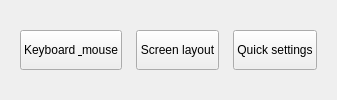
            <widget class="QWidget" name="homeTabs">
             <layout class="QHBoxLayout" name="tabsLayout">
              <property name="leftMargin">
               <number>0</number>
              </property>
              <property name="topMargin">
               <number>0</number>
              </property>
              <property name="rightMargin">
               <number>0</number>
              </property>
              <property name="bottomMargin">
               <number>0</number>
              </property>
              <property name="spacing">
               <number>14</number>
              </property>
              <item>
               <spacer name="tabsLeft">
                <property name="orientation">
                 <enum>Qt::Orientation::Horizontal</enum>
                </property>
                <property name="sizeHint" stdset="0">
                 <size>
                  <width>20</width>
                  <height>20</height>
                 </size>
                </property>
               </spacer>
              </item>
              <item>
               <widget class="QPushButton" name="btnSharingTab">
                <property name="text">
                 <string>Keyboard &amp; mouse</string>
                </property>
                <property name="autoDefault">
                 <bool>false</bool>
                </property>
                <property name="role" stdset="0">
                 <string notr="true">activePill</string>
                </property>
                <property name="minimumSize">
                 <size>
                  <width>0</width>
                  <height>40</height>
                 </size>
                </property>
               </widget>
              </item>
              <item>
               <widget class="QPushButton" name="btnLayoutTab">
                <property name="text">
                 <string>Screen layout</string>
                </property>
                <property name="autoDefault">
                 <bool>false</bool>
                </property>
                <property name="role" stdset="0">
                 <string notr="true">pill</string>
                </property>
                <property name="minimumSize">
                 <size>
                  <width>0</width>
                  <height>40</height>
                 </size>
                </property>
               </widget>
              </item>
              <item>
               <widget class="QPushButton" name="btnQuickSettings">
                <property name="text">
                 <string>Quick settings</string>
                </property>
                <property name="autoDefault">
                 <bool>false</bool>
                </property>
                <property name="role" stdset="0">
                 <string notr="true">pill</string>
                </property>
                <property name="minimumSize">
                 <size>
                  <width>0</width>
                  <height>40</height>
                 </size>
                </property>
               </widget>
              </item>
              <item>
               <spacer name="tabsRight">
                <property name="orientation">
                 <enum>Qt::Orientation::Horizontal</enum>
                </property>
                <property name="sizeHint" stdset="0">
                 <size>
                  <width>20</width>
                  <height>20</height>
                 </size>
                </property>
               </spacer>
              </item>
             </layout>
            </widget>
